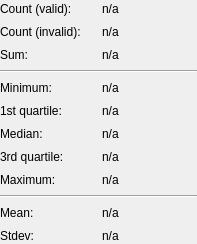
<?xml version="1.0" encoding="UTF-8"?>
<ui version="4.0">
 <class>StatisticsSummaryWidget</class>
 <widget class="QWidget" name="StatisticsSummaryWidget">
  <property name="geometry">
   <rect>
    <x>0</x>
    <y>0</y>
    <width>197</width>
    <height>244</height>
   </rect>
  </property>
  <property name="windowTitle">
   <string>Form</string>
  </property>
  <layout class="QGridLayout" name="gridLayout">
   <property name="margin">
    <number>0</number>
   </property>
   <item row="4" column="0">
    <widget class="QLabel" name="label_13">
     <property name="text">
      <string>Minimum:</string>
     </property>
    </widget>
   </item>
   <item row="4" column="1">
    <widget class="QLabel" name="min">
     <property name="text">
      <string>n/a</string>
     </property>
    </widget>
   </item>
   <item row="5" column="0">
    <widget class="QLabel" name="label_14">
     <property name="text">
      <string>1st quartile:</string>
     </property>
    </widget>
   </item>
   <item row="5" column="1">
    <widget class="QLabel" name="q1">
     <property name="text">
      <string>n/a</string>
     </property>
    </widget>
   </item>
   <item row="6" column="0">
    <widget class="QLabel" name="label_12">
     <property name="text">
      <string>Median:</string>
     </property>
    </widget>
   </item>
   <item row="6" column="1">
    <widget class="QLabel" name="median">
     <property name="text">
      <string>n/a</string>
     </property>
    </widget>
   </item>
   <item row="7" column="0">
    <widget class="QLabel" name="label_15">
     <property name="text">
      <string>3rd quartile:</string>
     </property>
    </widget>
   </item>
   <item row="7" column="1">
    <widget class="QLabel" name="q3">
     <property name="text">
      <string>n/a</string>
     </property>
    </widget>
   </item>
   <item row="8" column="0">
    <widget class="QLabel" name="label_11">
     <property name="text">
      <string>Maximum:</string>
     </property>
    </widget>
   </item>
   <item row="8" column="1">
    <widget class="QLabel" name="max">
     <property name="minimumSize">
      <size>
       <width>50</width>
       <height>0</height>
      </size>
     </property>
     <property name="text">
      <string>n/a</string>
     </property>
    </widget>
   </item>
   <item row="9" column="0" colspan="2">
    <widget class="Line" name="label_10">
     <property name="orientation">
      <enum>Qt::Horizontal</enum>
     </property>
    </widget>
   </item>
   <item row="10" column="0">
    <widget class="QLabel" name="label">
     <property name="text">
      <string>Mean:</string>
     </property>
    </widget>
   </item>
   <item row="10" column="1">
    <widget class="QLabel" name="mean">
     <property name="text">
      <string>n/a</string>
     </property>
    </widget>
   </item>
   <item row="11" column="0">
    <widget class="QLabel" name="label_2">
     <property name="text">
      <string>Stdev:</string>
     </property>
    </widget>
   </item>
   <item row="11" column="1">
    <widget class="QLabel" name="stdev">
     <property name="text">
      <string>n/a</string>
     </property>
    </widget>
   </item>
   <item row="0" column="0">
    <widget class="QLabel" name="label_3">
     <property name="text">
      <string>Count (valid):</string>
     </property>
    </widget>
   </item>
   <item row="3" column="0" colspan="2">
    <widget class="Line" name="line">
     <property name="orientation">
      <enum>Qt::Horizontal</enum>
     </property>
    </widget>
   </item>
   <item row="0" column="1">
    <widget class="QLabel" name="count">
     <property name="text">
      <string>n/a</string>
     </property>
    </widget>
   </item>
   <item row="1" column="0">
    <widget class="QLabel" name="label_4">
     <property name="toolTip">
      <string>Count of invalid numbers (inf, -inf and nan).</string>
     </property>
     <property name="text">
      <string>Count (invalid):</string>
     </property>
    </widget>
   </item>
   <item row="2" column="0">
    <widget class="QLabel" name="label_5">
     <property name="toolTip">
      <string>Count of invalid numbers (inf, -inf and nan).</string>
     </property>
     <property name="text">
      <string>Sum:</string>
     </property>
    </widget>
   </item>
   <item row="1" column="1">
    <widget class="QLabel" name="count_invalid">
     <property name="text">
      <string>n/a</string>
     </property>
    </widget>
   </item>
   <item row="2" column="1">
    <widget class="QLabel" name="sum">
     <property name="text">
      <string>n/a</string>
     </property>
    </widget>
   </item>
  </layout>
 </widget>
 <resources/>
 <connections/>
</ui>
